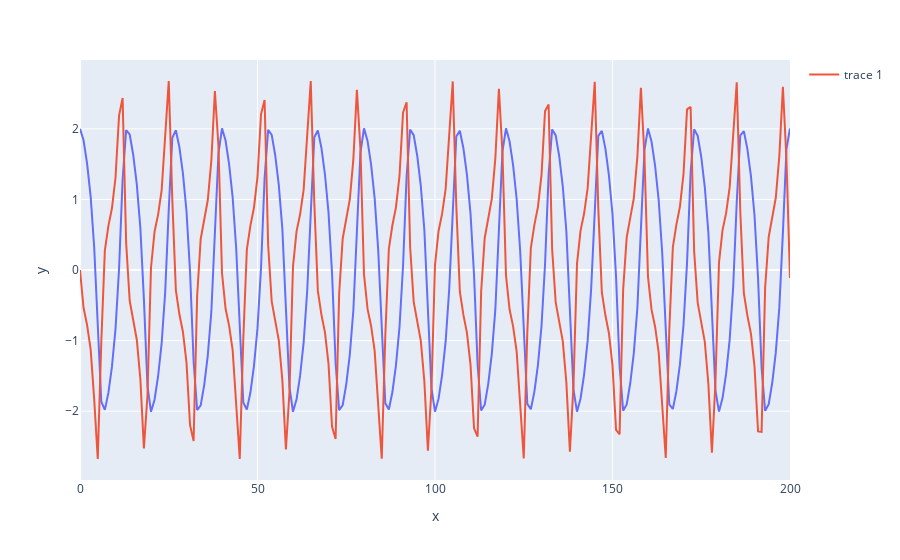

Notebook source saved alongside this figure:
### Code cell
y = sp.integrate.odeint(f_calc_v, np.array((2,0)), np.linspace(0, 100, 201, endpoint=True))
px.line(y=y[:,0]).add_trace(go.Scatter(y=y[:,1]))

### Figure 1 — Plotly figure (JSON) as saved in the notebook; plotly's stock layout.template omitted (floating-point values rounded to 4 significant figures; data arrays with more than 128 entries replaced by an {"elided": "..."} marker saying what was removed)
{"data": [{"hovertemplate": "x=%{x}<br>y=%{y}<extra></extra>", "legendgroup": "", "line": {"color": "#636efa", "dash": "solid"}, "marker": {"symbol": "circle"}, "mode": "lines", "name": "", "orientation": "v", "showlegend": false, "type": "scatter", "x": {"elided": "201 int values"}, "xaxis": "x", "y": {"elided": "201 float values"}, "yaxis": "y"}, {"type": "scatter", "y": {"elided": "201 float values"}}], "layout": {"legend": {"tracegroupgap": 0}, "margin": {"t": 60}, "xaxis": {"anchor": "y", "domain": [0, 1], "title": {"text": "x"}}, "yaxis": {"anchor": "x", "domain": [0, 1], "title": {"text": "y"}}}}
